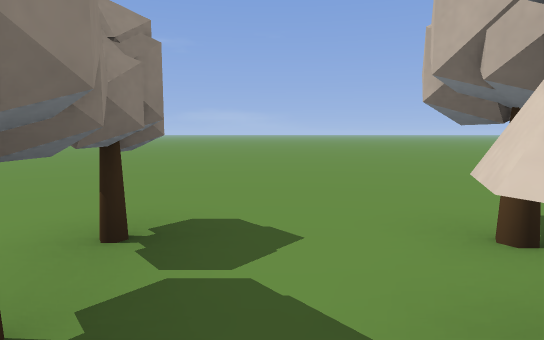
view 1 (above)

22 first-person views from a walk through a level from a Godot 3-D game. The camera is 1.2 m above the floor, tilts 6° down and sees 75° across. Doors that lead somewhere are drawn open, without their leaves. The floor is counted in squares, 2 m on a side. Each view is taken from the middle of a square. On the plan, view 1 faces up. The plan holds only what a view shows up to about 10 squares ahead; the rest is blank. The place goes on beyond the plan. Characters and animated objects are not drawn. Some surface patterns are stand-ins.

view 2
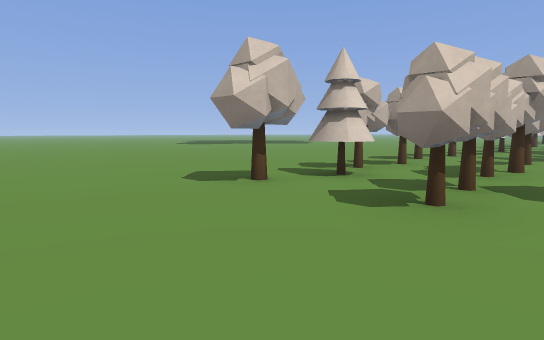

view 3
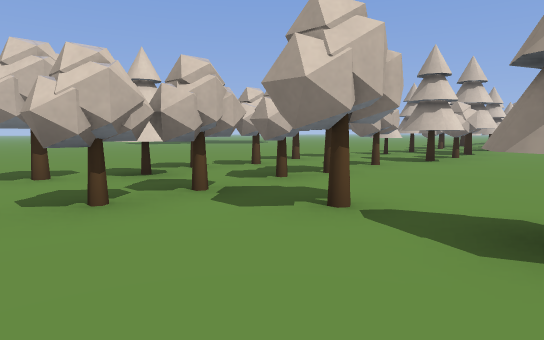

view 4
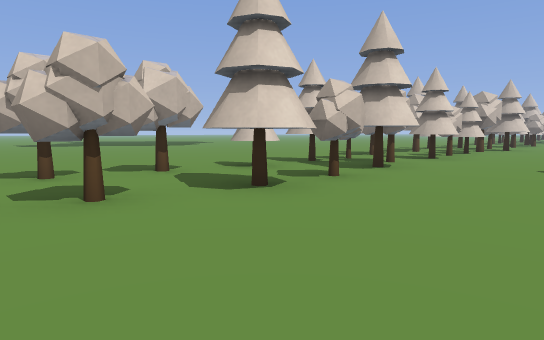

view 5
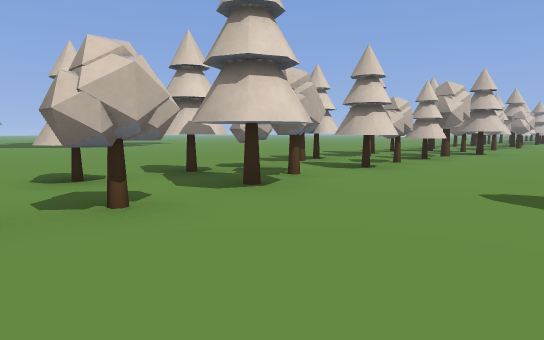

view 6
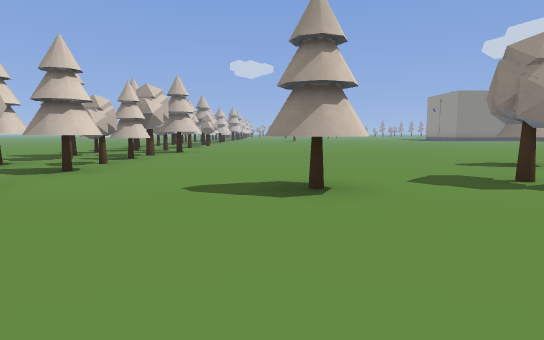

view 7
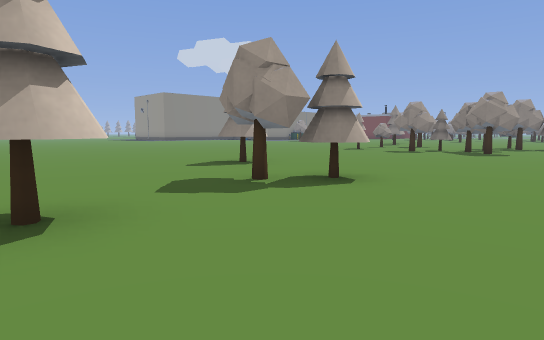

view 8
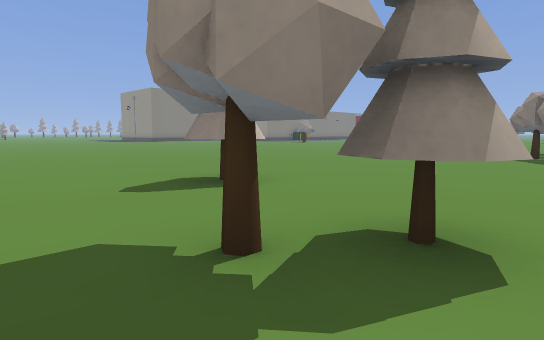

view 9
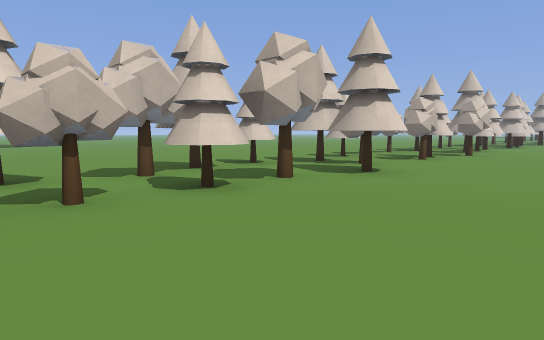

view 10
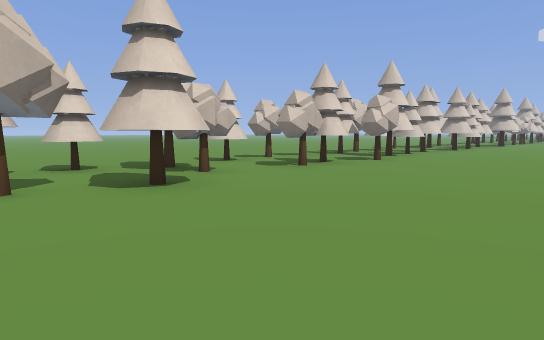

view 11
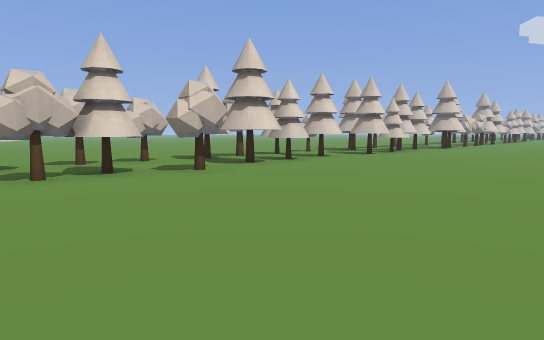

view 12
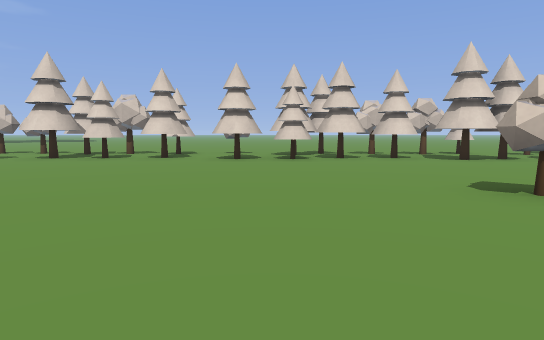

view 13
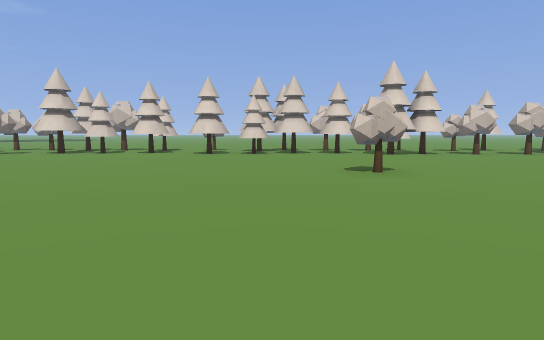

view 14
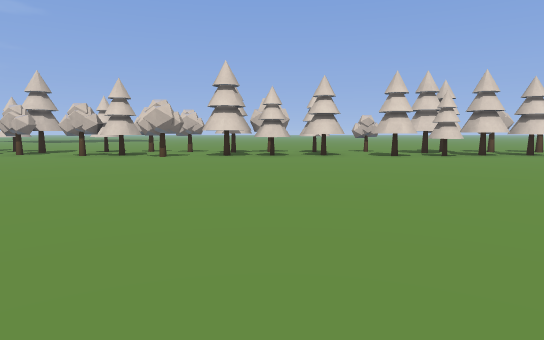

view 15
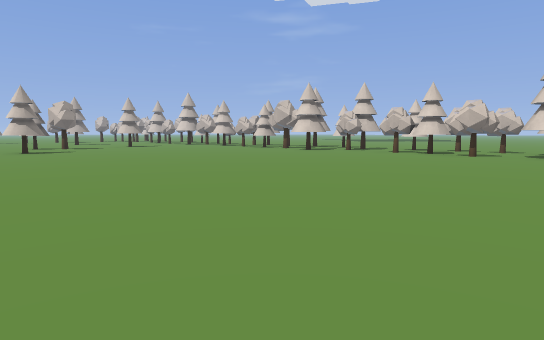

view 16
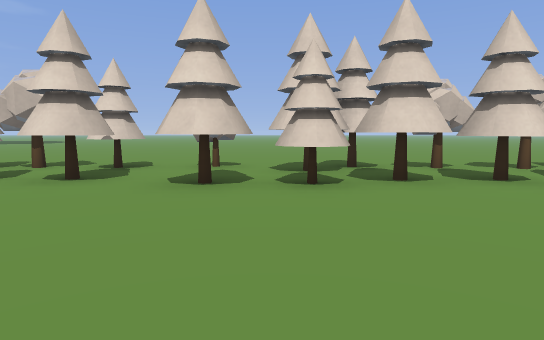

view 17
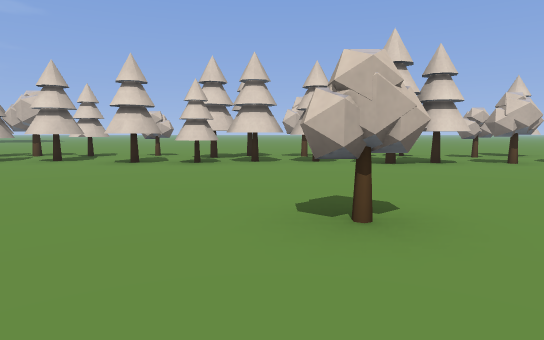

view 18
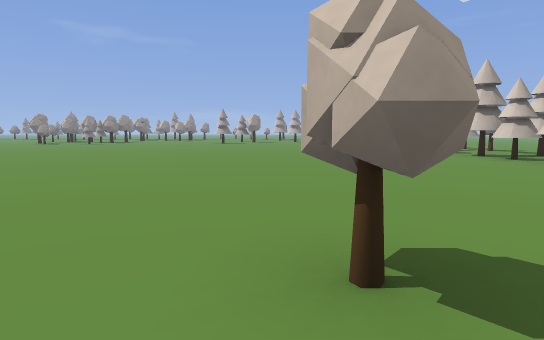

view 19
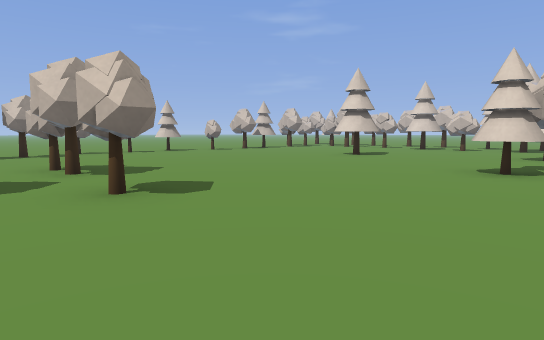

view 20
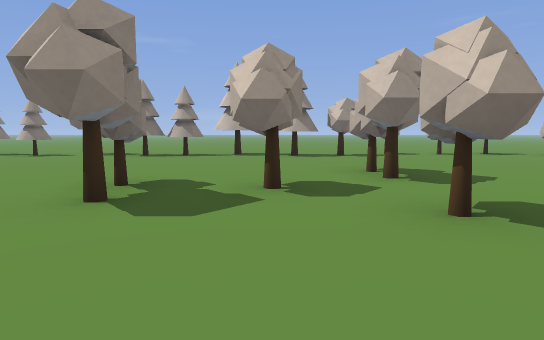

view 21
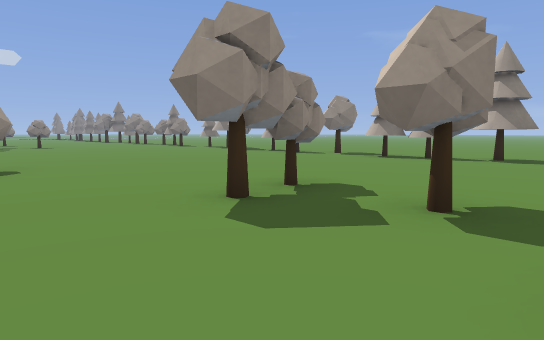

view 22
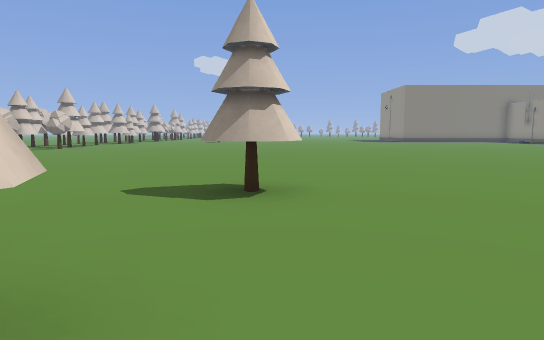

### Floor plan
Key: @ floor where view 1 was taken; # wall or solid block; x gap in a wall; . floor; T thing the floor can be seen under or through.
Columns run from 24 left of view 1 to 1 right of it. Each row starts with its distance up from view 1.
 10                   ........
  9                   ........
  8                    .......
  7                    .......
  6                    .......
  5                     ......
  4                      .....
  3         ..          ......
  2        ....         ...#.#
  1   #..#.###.###. #.  #.##.#
  0    .#..#..###.....  #.##@#
 -1     .............   ...#.#
 -2    ..............   ...x.#
 -3   ................  ...#.#
 -4  ..........##...... ...x..
 -5 ........#.#.......##...T.#
 -6 ........#..#...........T.#
 -7  ...#..................T..
 -8        ................T.#
 -9         #.......##..#..T.#
-10         #..............x..
-11           .............#.#
-12            ....#.......#.#
-13           .............#.#
-14           .............#.#
-15          ..............#.#
-16          ..............#.#
-17         ................##
-18         ..................
-19               .........#.#
-20              ..........#x#
-21              ..........#.#
-22            ..............#
-23            ............###
-24             ...........###
-25             ............##
-26              .............
-27               .........#.#
-28               .........#.#
-29              ..........###
-30               .........##
-31                ...#....###
-32                 .......#.#
-33                   .....#.#

Where each view was taken, in squares from view 1:
view 1: 0 up, 0 right, facing up
view 2: 5 up, 2 left, facing down-right
view 3: 3 up, 4 left, facing down-right
view 4: 2 down, 4 left, facing down-right
view 5: 5 down, 4 left, facing down-right
view 6: 5 down, 4 left, facing down
view 7: 6 down, 4 left, facing down-left
view 8: 8 down, 6 left, facing down-left
view 9: 11 down, 4 left, facing down-right
view 10: 14 down, 5 left, facing down-right
view 11: 18 down, 6 left, facing down-right
view 12: 28 down, 9 left, facing right
view 13: 29 down, 11 left, facing right
view 14: 24 down, 10 left, facing right
view 15: 24 down, 11 left, facing up-right
view 16: 28 down, 5 left, facing right
view 17: 30 down, 8 left, facing right
view 18: 32 down, 6 left, facing up
view 19: 10 down, 14 left, facing up-right
view 20: 9 down, 14 left, facing up
view 21: 8 down, 13 left, facing up-left
view 22: 8 down, 9 left, facing down
